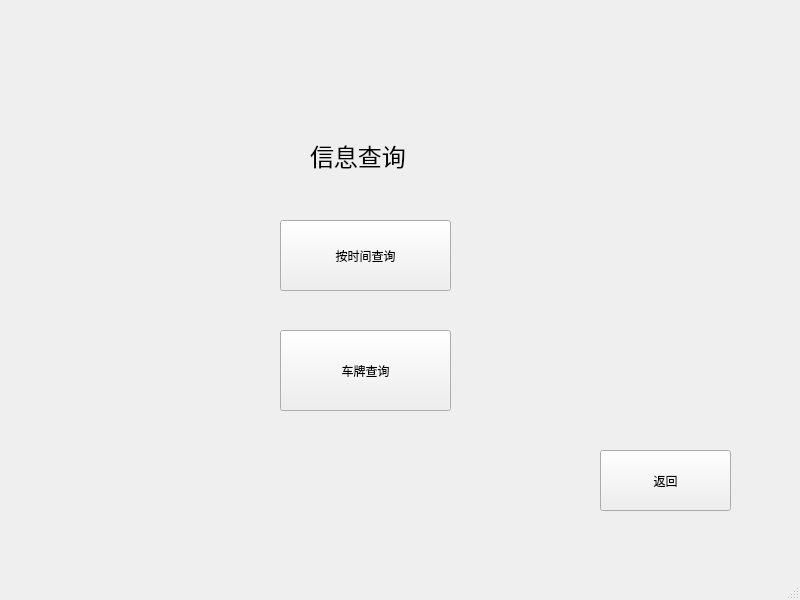
<?xml version="1.0" encoding="UTF-8"?>
<ui version="4.0">
 <class>Information</class>
 <widget class="QMainWindow" name="Information">
  <property name="geometry">
   <rect>
    <x>0</x>
    <y>0</y>
    <width>800</width>
    <height>600</height>
   </rect>
  </property>
  <property name="windowTitle">
   <string>MainWindow</string>
  </property>
  <widget class="QWidget" name="centralwidget">
   <widget class="QPushButton" name="pushButton">
    <property name="geometry">
     <rect>
      <x>600</x>
      <y>450</y>
      <width>131</width>
      <height>61</height>
     </rect>
    </property>
    <property name="text">
     <string>返回</string>
    </property>
   </widget>
   <widget class="QLabel" name="label">
    <property name="geometry">
     <rect>
      <x>310</x>
      <y>100</y>
      <width>151</width>
      <height>111</height>
     </rect>
    </property>
    <property name="text">
     <string>&lt;html&gt;&lt;head/&gt;&lt;body&gt;&lt;p&gt;&lt;span style=&quot; font-size:18pt;&quot;&gt;信息查询&lt;/span&gt;&lt;/p&gt;&lt;/body&gt;&lt;/html&gt;</string>
    </property>
   </widget>
   <widget class="QPushButton" name="pushButton_2">
    <property name="geometry">
     <rect>
      <x>280</x>
      <y>220</y>
      <width>171</width>
      <height>71</height>
     </rect>
    </property>
    <property name="text">
     <string>按时间查询</string>
    </property>
   </widget>
   <widget class="QPushButton" name="pushButton_3">
    <property name="geometry">
     <rect>
      <x>280</x>
      <y>330</y>
      <width>171</width>
      <height>81</height>
     </rect>
    </property>
    <property name="text">
     <string>车牌查询</string>
    </property>
   </widget>
  </widget>
  <widget class="QMenuBar" name="menubar">
   <property name="geometry">
    <rect>
     <x>0</x>
     <y>0</y>
     <width>800</width>
     <height>26</height>
    </rect>
   </property>
  </widget>
  <widget class="QStatusBar" name="statusbar"/>
 </widget>
 <resources/>
 <connections/>
</ui>
